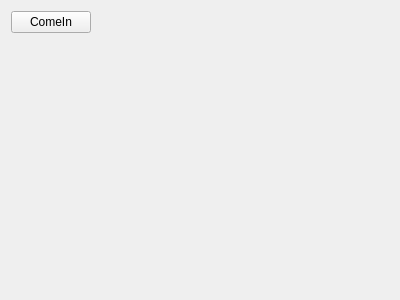
<?xml version="1.0" encoding="UTF-8"?>
<ui version="4.0">
 <class>NewWord</class>
 <widget class="QWidget" name="NewWord">
  <property name="geometry">
   <rect>
    <x>0</x>
    <y>0</y>
    <width>400</width>
    <height>300</height>
   </rect>
  </property>
  <property name="windowTitle">
   <string>Form</string>
  </property>
  <layout class="QHBoxLayout" name="horizontalLayout">
   <item>
    <layout class="QFormLayout" name="formLayout">
     <item row="0" column="0">
      <widget class="QPushButton" name="pushButton">
       <property name="text">
        <string>ComeIn</string>
       </property>
      </widget>
     </item>
    </layout>
   </item>
  </layout>
 </widget>
 <resources/>
 <connections>
  <connection>
   <sender>pushButton</sender>
   <signal>clicked()</signal>
   <receiver>NewWord</receiver>
   <slot>hide()</slot>
   <hints>
    <hint type="sourcelabel">
     <x>200</x>
     <y>282</y>
    </hint>
    <hint type="destinationlabel">
     <x>195</x>
     <y>224</y>
    </hint>
   </hints>
  </connection>
 </connections>
</ui>
